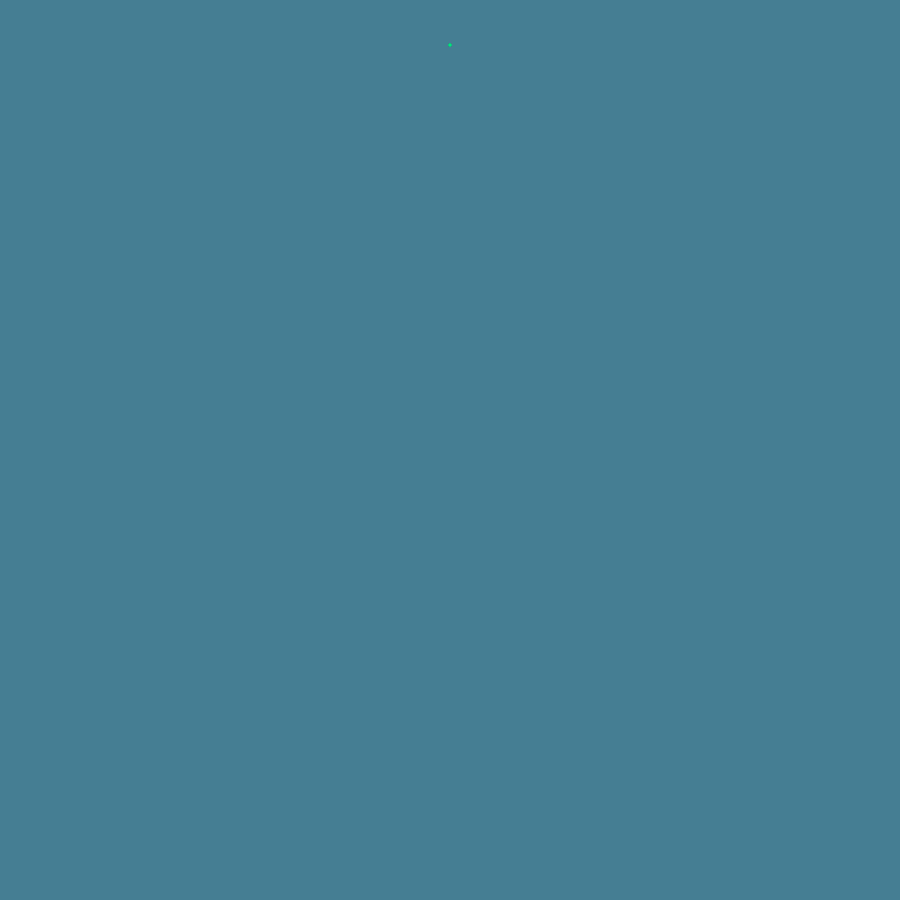
Frame 1 (no input)
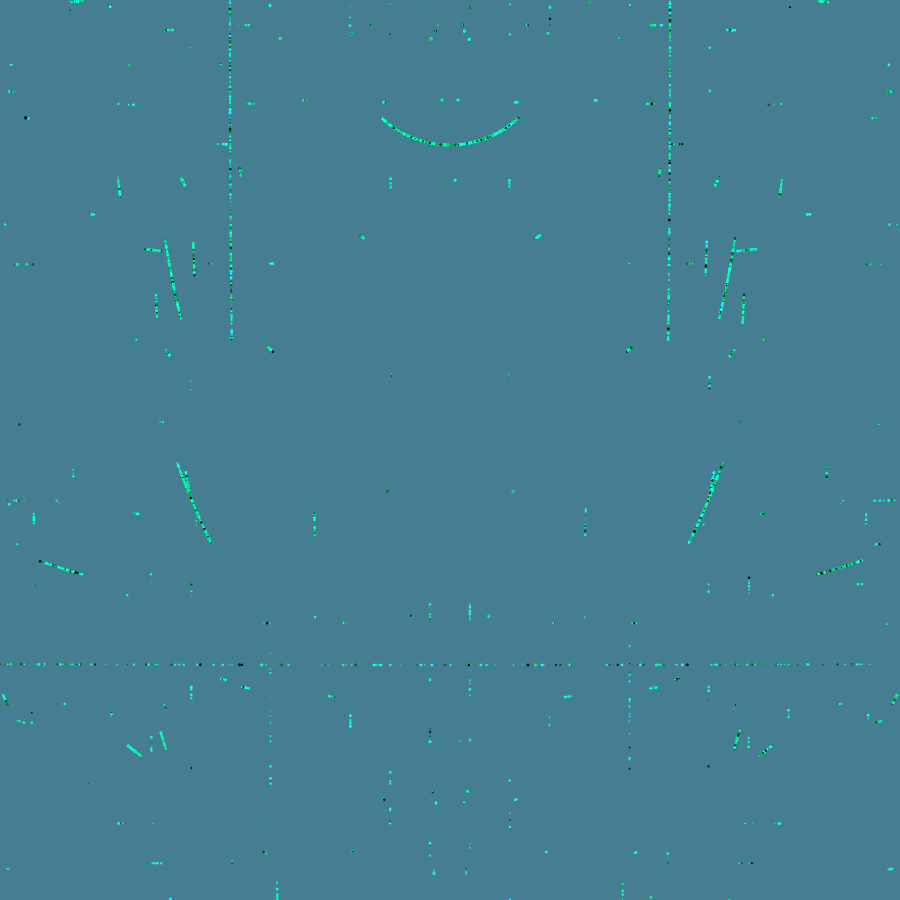
Frame 60 (the mouse pressed at the canvas centre just before this capture)
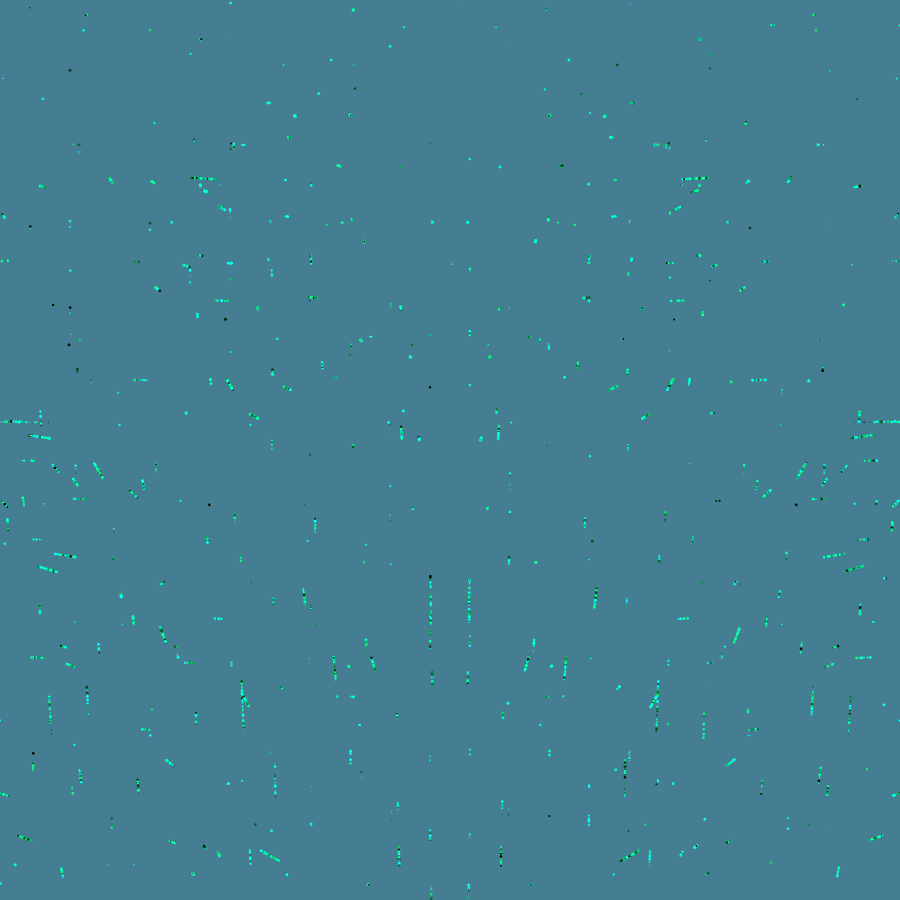
Frame 120 (the mouse held since frame 60 and released just before this capture)

The Processing sketch that drew these frames (run headless with seeded random() and noise(); from frame 60 on, the mouse is pressed at the canvas centre):

// Processing sketch: processing_14991
// ── processing_14991.pde

//hoodles	 by claudemit, licensed under Creative Commons Attribution-Share Alike 3.0 and GNU GPL license.
//Work: http://openprocessing.org/visuals/?visualID=13079	
//License: 
//http://creativecommons.org/licenses/by-sa/3.0/
//http://creativecommons.org/licenses/GPL/2.0/
int num=10000;//ball number

Ball[] ball=new Ball[num];
 
// Global gravity variable
float gravity = 20; 
int track=5;
float[] dir=new float[num];
int[] c=new int[num];
 
void setup() {
  size(900,900);
  smooth();
// Create ball objects
for (int i=0;i<num;i++){
  ball[i] = new Ball(width/2,height/20,3);
  dir[i]=random(-PI,PI); //initial move directions;
  c[i]=int(random(600)); //balls colors;
}
}
 
void draw() {
  background(69,126,147);
   
 for (int i=0;i<num;i++){
  // Display ball objects
  ball[i].display(c[i]);
  // Move ball objects
  ball[i].update(dir[i]);
}
}
 
class Ball{
  float x;       // x location of square
  float y;       // y location of square
  float speed;   // speed of square
  float w;       // size
  //change move direction when hit boundarys
  int jumpx=0;
  int jumpy=0;
   
  // Ball constuctor
  Ball(float tempX, float tempY, float tempW) {
    x = tempX;
    y = tempY;
    w = random(tempW/3,tempW);
    speed = 0;
  }
 
  void display(int co) {
    // Display the square
    noStroke();
    fill(9,co,co/2);
    ellipse(x,y,w,w);
    }
 
  void update(float d) {
    // Add speed to location
    x = x + cos(d)*speed*pow(-1,jumpx);
    y = y + sin(d)*speed*pow(-1,jumpy);
    
    // Add gravity to speed
    speed = speed + gravity;
    // If square reaches the bottom
    // Reverse speed
    if (y > height-w/2) {
      speed = speed * -1;
      jumpx=jumpx+1;
    }
    if (y < w/2) {
      speed = speed * -1;
      jumpx=jumpx+1;
    }
    if (x >width- w/2) {
      speed = speed * -1;
      jumpy=jumpy+1;
    }
    if (x < w/2) {
      speed = speed * -1;
      jumpy=jumpy+1;
    }
  }
}
 
void mouseDragged(){
  for (int i=0;i<num;i++){
  dir[int(random(0,num))]= atan2(mouseY-height/2, mouseX-width/2);
}
}
